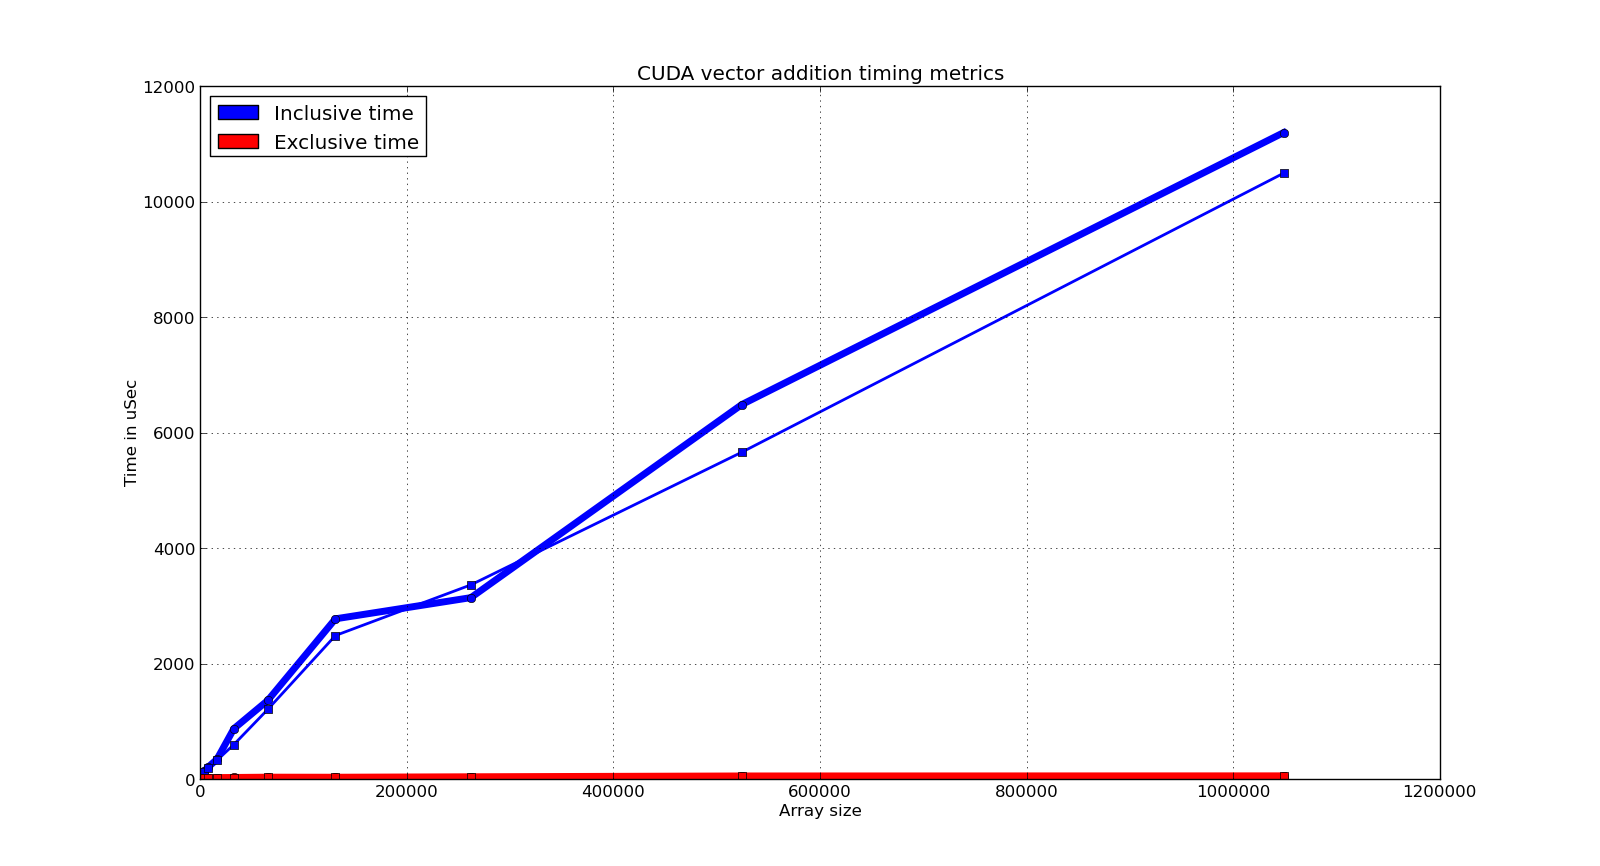

Recreate this plot in Python.
#!/usr/bin/python

import numpy as np
import matplotlib.pyplot as pp

pp.xlabel('Array size')
pp.ylabel('Time in uSec')
pp.title('CUDA vector addition timing metrics')

data_32 = np.loadtxt('q2_32.dat')
x_32 = data_32[:, 0]
y_32_incl = data_32[:, 1]
y_32_excl = data_32[:, 2]
pp.plot(x_32, y_32_incl, 'bo-', linewidth=5)
pp.plot(x_32, y_32_excl, 'ro-', linewidth=5)

data_1024 = np.loadtxt('q2_1024.dat')
x_1024 = data_1024[:, 0]
y_1024_incl = data_1024[:, 1]
y_1024_excl = data_1024[:, 2]
pp.plot(x_1024, y_1024_incl, 'bs-', linewidth=2)
pp.plot(x_1024, y_1024_excl, 'rs-', linewidth=2)

p1 = pp.Rectangle((0, 0), 1, 1, fc="blue")
p2 = pp.Rectangle((0, 0), 1, 1, fc="red")
pp.legend([p1, p2], ['Inclusive time', 'Exclusive time'], 'upper left')
pp.grid('on')
pp.show()
